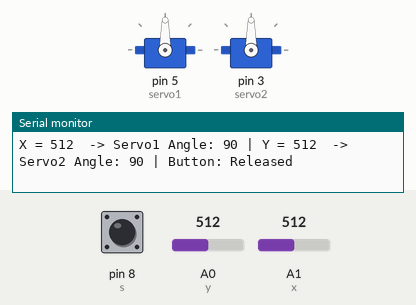
This sketch was run on a simulated Arduino Uno, built with avr-gcc and run on an emulated ATmega328P. Shown: 2 × servo, the last lines printed to the serial monitor. Inputs (shaded band) come from the test bench; at power-on: A0 (y) = 512, A1 (x) = 512, pin 8 (s) HIGH.

Above: at 1.2 s.
1.3 s: A0 (y) set to 1023
At 2.4 s:
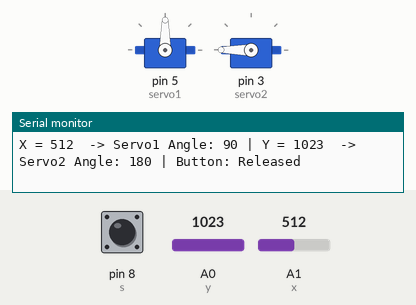
2.8 s: A1 (x) set to 716
At 3.4 s:
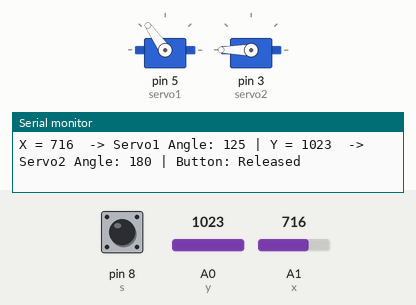
4.3 s: A0 (y) set to 511
At 5.6 s:
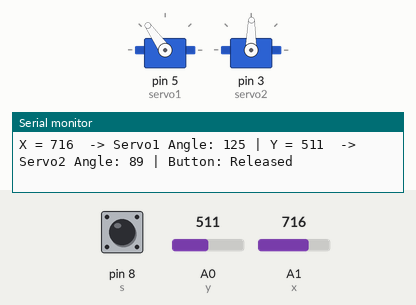
5.9 s: A1 (x) set to 1023
At 6.4 s:
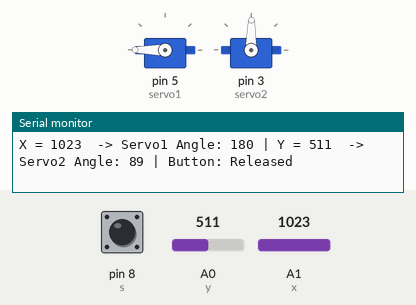
7.4 s: A1 (x) set to 900
At 8.5 s:
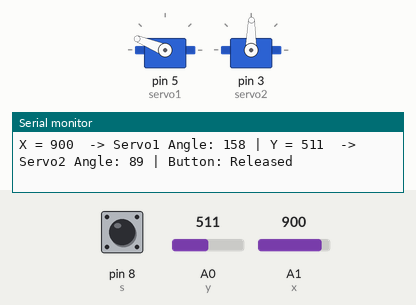
8.9 s: A0 (y) set to 716
At 9.2 s:
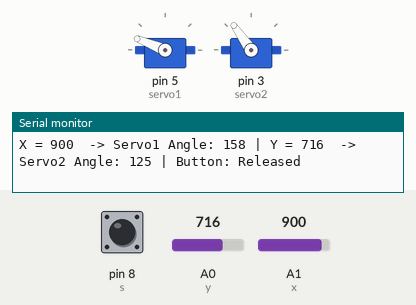
Timing chart, 0 to 11.4 s (numbered marks = the images above; inputs shaded):
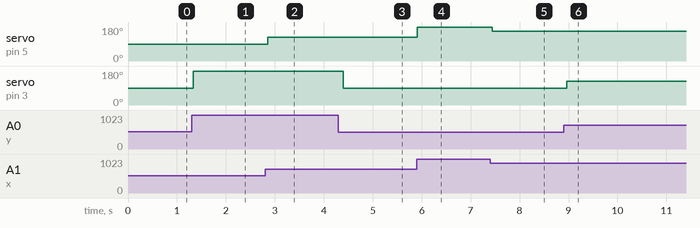

The sketch:

Seventeenth.ino
```cpp
// Now here where we start a bit of robotics.......we'd be controlling 2 servos with a joystick
// let's imagine this we mount one servo upon other, where up-down controls the bottom and left-right controls the top
// we can design a basic arm module with this

#include <Servo.h>

int x = A1;  // Joystick X-axis
int y = A0;  // Joystick Y-axis
int s = 8;   // Joystick button (switch pin)

int xVal;    // store X-axis value
int yVal;    // store Y-axis value
int sVal;    // store button state

Servo servo1;  // Servo for X-axis
Servo servo2;  // Servo for Y-axis

int pos1;    // angle for servo1
int pos2;    // angle for servo2

int dt = 200; // delay between updates

void setup() {
  Serial.begin(9600);

  pinMode(x, INPUT);
  pinMode(y, INPUT);
  pinMode(s, INPUT_PULLUP); // safer than using digitalWrite HIGH

  // attach servos to pins
  servo1.attach(5);
  servo2.attach(3);

  Serial.println("Joystick Servo Controller Ready");
}

void loop() {
  // Read joystick analog values (0–1023)
  xVal = analogRead(x);
  yVal = analogRead(y);
  sVal = digitalRead(s); // button press (LOW = pressed)

  // Map joystick values to servo angles (0–180)
  pos1 = map(xVal, 0, 1023, 0, 180);
  pos2 = map(yVal, 0, 1023, 0, 180);

  // Move servos
  servo1.write(pos1);
  servo2.write(pos2);

  // Print values to serial monitor
  Serial.print("X = ");
  Serial.print(xVal);
  Serial.print("  -> Servo1 Angle: ");
  Serial.print(pos1);
  Serial.print(" | Y = ");
  Serial.print(yVal);
  Serial.print("  -> Servo2 Angle: ");
  Serial.print(pos2);
  Serial.print(" | Button: ");
  Serial.println(sVal == LOW ? "Pressed" : "Released");

  delay(dt);
}
```

Measured:
- after the input at 1.3 s, servo on pin 3 (servo2): 90° → 180° at once
- after the input at 2.8 s, servo on pin 5 (servo1): 90° → 125° after 0.06 s
- after the input at 4.3 s, servo on pin 3 (servo2): 180° → 89° after 0.09 s
- after the input at 5.9 s, servo on pin 5 (servo1): 125° → 180° at once
- after the input at 7.4 s, servo on pin 5 (servo1): 180° → 158° at once
- after the input at 8.9 s, servo on pin 3 (servo2): 89° → 125° after 0.06 s
